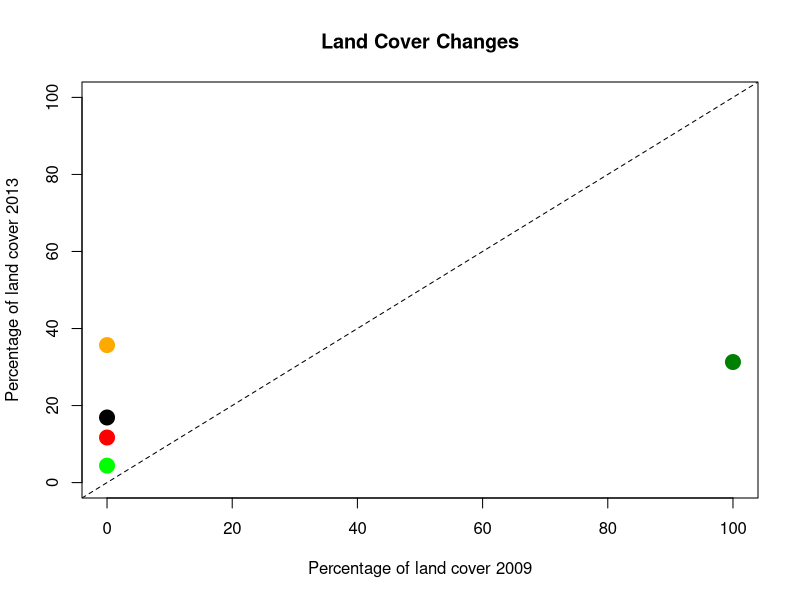

Generate this figure with R:
# sample scatterplot for PPT
# Michael Norton 6.27.17


data <- matrix(c(100,31.3,0,4.4,0,35.7,0,11.7,0,16.9),ncol = 2, byrow = TRUE)

plot(data[,1],data[,2],col=c("#008000", "#00FF00", "#FFAA00", "#FF0000", "#000000"), cex=2, pch=19,main="Land Cover Changes",xlim=c(0,100),ylim=c(0,100),ylab="Percentage of land cover 2013",xlab="Percentage of land cover 2009")
abline(a=0,b=1, lty=2)